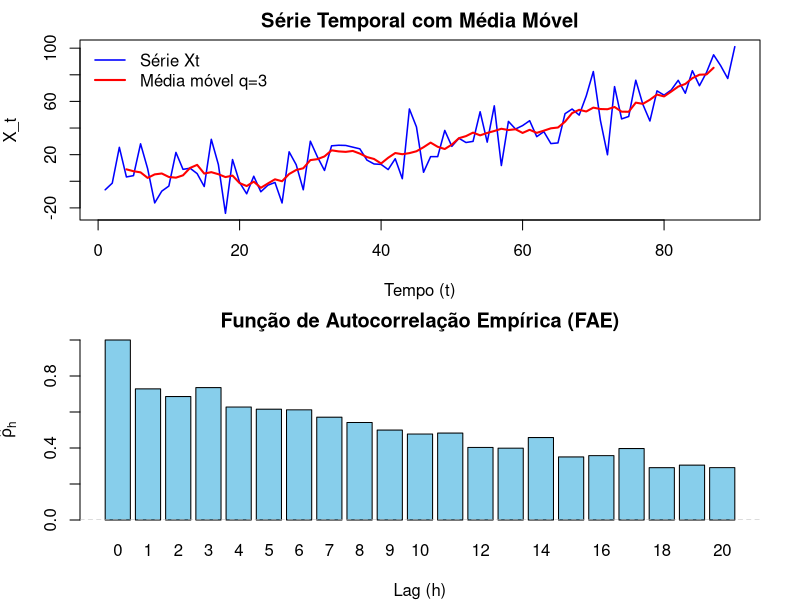
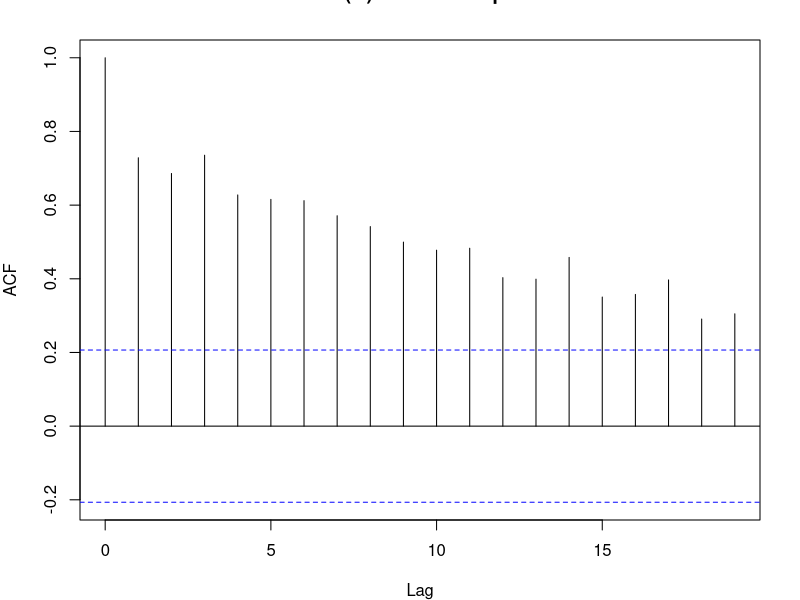

These charts were generated, in order, by the following R code:
############################################################
# AULA PRÁTICA – SÉRIE TEMPORAL
# TENDÊNCIA, MÉDIA MÓVEL E AUTOCORRELAÇÃO
############################################################

rm(list = ls())

set.seed(123)

############################################################
# 1. PARÂMETROS GERAIS
############################################################

n <- 90

sigma <- 15

q <- 3

max_lag <- 20

############################################################
# 2. SIMULAÇÃO
############################################################

############################################################
# SÉRIE TEMPORAL COM TENDÊNCIA POLINOMIAL
############################################################

############################################################
# RUÍDO BRANCO
############################################################

simular_ruido_branco <- function(n, sigma){
  
  eps <- numeric(n)
  
  for(t in 1:n){
    eps[t] <-rnorm(1, mean = 0, sd = sigma)
  }
  
  return(eps)
}

############################################################
# SÉRIE TEMPORAL COM TENDÊNCIA POLINOMIAL
############################################################

simular_serie_com_tendencia <- function(beta, X, sigma){
  
  n <- nrow(X)
  
  eps <-simular_ruido_branco(n, sigma)
  
  Xt <- numeric(n)
  
  numero_colunas <- ncol(X)
  
  for(t in 1:n){
    
    valor <- 0
    
    for(j in 1:numero_colunas){
      valor <-valor + X[t,j] * beta[j]
    }
    
    Xt[t] <- valor + eps[t]
  }
  
  return(Xt)
}


############################################################
# 3. MÉDIA MÓVEL
############################################################

############################################################
# MÉDIA MÓVEL CENTRADA DE RAIO q
############################################################

calcular_media_movel <- function(serie,q){
  
  n <- length(serie)
  
  numero_medias <- n - 2*q
  
  medias <- numeric(numero_medias)
  
  if(numero_medias > 0){
    
    for(t in (q+1):(n-q)){
      
      soma <- 0
      
      for(j in (t-q):(t+q)){
        soma <-soma + serie[j]
      }
      medias[t-q] <-soma / (2*q + 1)
    }
  }
  
  return(medias)
}

############################################################
# 4. ESTATÍSTICAS
############################################################

############################################################
# MÉDIA AMOSTRAL
############################################################

calcular_media_amostral <- function(serie){
  
  n <- length(serie)
  
  soma <- 0
  
  for(t in 1:n){
    soma <-soma + serie[t]
  }
  
  media <-soma / n
  
  return(media)
}

############################################################
# AUTOCOVARIÂNCIA EMPÍRICA
############################################################

calcular_autocovariancia_empirica <- function(serie,
                                              h){
  n <- length(serie)
  
  media <-calcular_media_amostral(serie)
  
  soma <- 0
  
  if(h == 0){
    
    for(t in 1:n){
      d <-serie[t] - media
      soma <-soma + d * d
    }
    
  } else {
    
    if(h < n){
      
      for(t in 1:(n-h)){
        d1 <-serie[t] - media
        d2 <-serie[t+h] - media
        soma <-soma + d1 * d2
      }
    }
  }
  
  autocovariancia <-soma / n
  
  return(autocovariancia)
}

############################################################
# MÚLTIPLAS AUTOCOVARIÂNCIAS
############################################################

calcular_autocovariancias <- function(serie,max_lag){
  
  autocovariancias <-numeric(max_lag + 1)
  
  for(h in 0:max_lag){
    autocovariancias[h+1] <-calcular_autocovariancia_empirica(serie,h)
  }
  
  return(autocovariancias)
}

############################################################
# FUNÇÃO DE AUTOCORRELAÇÃO EMPÍRICA
############################################################

calcular_fac_empirica <- function(serie, max_lag){
  
  autocovariancias <- calcular_autocovariancias(serie, max_lag)
  
  gamma0 <-autocovariancias[1]
  
  fac <-numeric(max_lag + 1)
  
  if(gamma0 != 0){
    
    for(h in 0:max_lag){
      fac[h+1] <-autocovariancias[h+1] /gamma0
    }
  }
  return(fac)
}

############################################################
# 5. PLOTS
############################################################

############################################################
# SÉRIE TEMPORAL
############################################################

plot_serie_temporal <- function(tempo, serie, titulo, cor = "blue"){
  
  n <- length(serie)
  
  plot(
    tempo,
    serie,
    type = "l",
    lwd = 2,
    col = cor,
    main = titulo,
    xlab = "Tempo (t)",
    ylab = "X_t"
  )
}

############################################################
# SÉRIE TEMPORAL + MÉDIA MÓVEL
############################################################

plot_serie_media_movel <- function(tempo, serie, media_movel, q){
  
  plot(
    tempo,
    serie,
    type = "l",
    col = "blue",
    lwd = 1.5,
    xlab = "Tempo (t)",
    ylab = "X_t",
    main = "Série Temporal com Média Móvel"
  )
  
  tempo_media <-
    (q+1):(length(serie)-q)
  
  lines(
    tempo_media,
    media_movel,
    col = "red",
    lwd = 2
  )
  
  legend(
    "topleft",
    legend = c(
      "Série Xt",
      paste0("Média móvel q=", q)
    ),
    col = c("blue", "red"),
    lwd = c(1.5, 2),
    bty = "n"
  )
}

############################################################
# FUNÇÃO DE AUTOCORRELAÇÃO EMPÍRICA
############################################################

plot_fac_empirica <- function(fac, titulo, cor = "skyblue"){
  
  max_lag <- length(fac) - 1
  
  barplot(
    fac,
    names.arg = 0:max_lag,
    col = cor,
    ylim = c(
      min(0, min(fac)),
      1
    ),
    main = titulo,
    xlab = "Lag (h)",
    ylab = expression(hat(rho)[h])
  )
  
  abline(
    h = 0,
    col = "gray",
    lty = 2
  )
}

############################################################
# 6. EXEMPLO DE USO
############################################################

############################################################
# VETOR DE TEMPO
############################################################

t <- 1:n

############################################################
# COEFICIENTES DO POLINÔMIO
############################################################

beta <- c(2, 0.01, 0.01)

############################################################
# MATRIZ DE REGRESSÃO
############################################################

X <- matrix(
  0,
  nrow = n,
  ncol = 3
)

for(i in 1:n){
  
  X[i,1] <- 1
  
  X[i,2] <- t[i]
  
  X[i,3] <- t[i]^2
}

############################################################
# SIMULAÇÃO DA SÉRIE
############################################################

Xt <-simular_serie_com_tendencia(beta, X, sigma)

############################################################
# MÉDIA AMOSTRAL
############################################################

media_Xt <-calcular_media_amostral(Xt)

cat("Média amostral de Xt:", media_Xt, "\n")

############################################################
# MÉDIA MÓVEL
############################################################

m_q <-calcular_media_movel(Xt,q)

############################################################
# AUTOCOVARIÂNCIA DE LAG 1
############################################################

gamma_1 <-calcular_autocovariancia_empirica(Xt,h = 1)

cat("Autocovariância empírica de defasagem 1:",gamma_1,"\n")

############################################################
# FUNÇÃO DE AUTOCORRELAÇÃO
############################################################

fac_Xt <-calcular_fac_empirica(Xt,max_lag)

cat("FAE (autocorrelação empírica) para lags 0 a",max_lag,":\n")

print(fac_Xt)

############################################################
# 7. GRÁFICOS
############################################################

par(mfrow = c(2,1),mar = c(4,4,2,2))

############################################################
# SÉRIE TEMPORAL + MÉDIA MÓVEL
############################################################

plot_serie_media_movel(tempo = t, serie = Xt, media_movel = m_q, q = q)

############################################################
# FUNÇÃO DE AUTOCORRELAÇÃO EMPÍRICA
############################################################

plot_fac_empirica(
  fac = fac_Xt,
  titulo = "Função de Autocorrelação Empírica (FAE)",
  cor = "skyblue"
)

par(mfrow = c(1,1))

############################################################
# 8. COMPARAÇÃO COM A FUNÇÃO BUILT-IN DO R
############################################################

acf(Xt, main = "ACF (R) – Série Temporal")

############################################################
# FIM
############################################################
